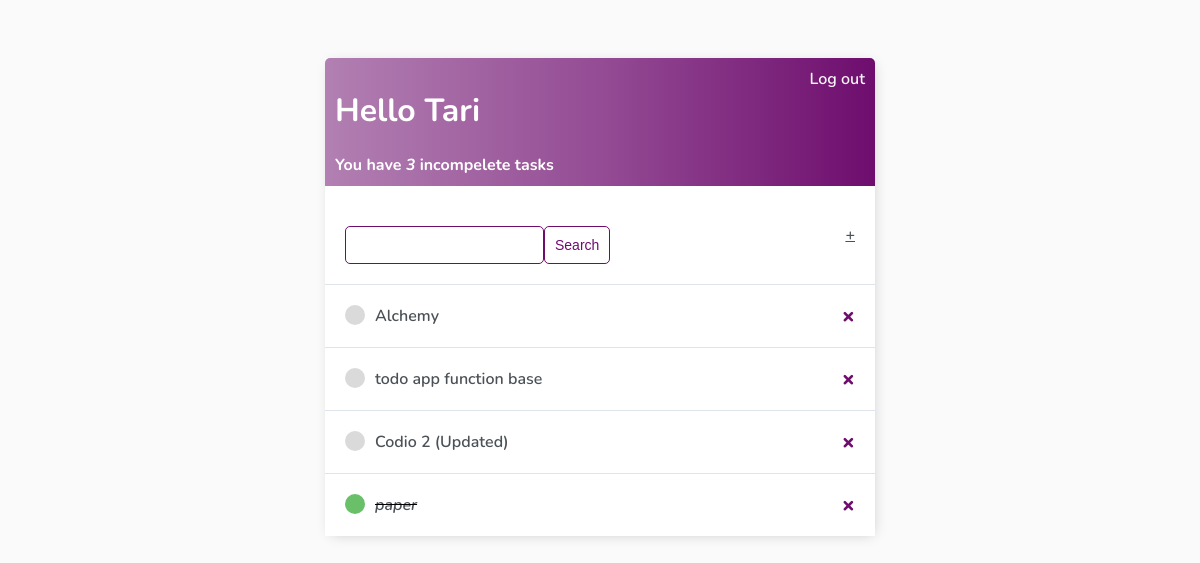
Page / (signed in) on the earlier database version.
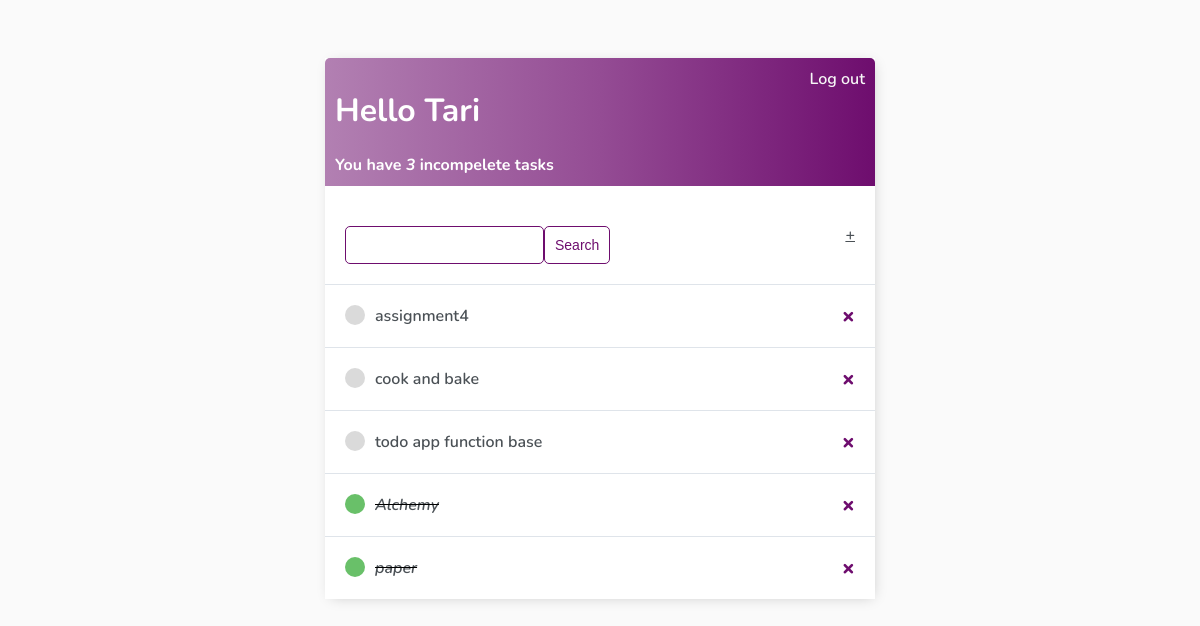
Same page on the later database version.
### base/models.py (models this page shows, shortened)
class Task(models.Model):
    user = models.ForeignKey(User, on_delete=models.CASCADE, null=True, blank=True, related_name='user')
    title = models.CharField(max_length=200)
    description = models.TextField(null=True, blank=True)
    complete = models.BooleanField(default=False)
    created = models.DateTimeField(auto_now_add=True)
    class Meta:
        ordering = ['complete', '-created']

### base/views.py (the view)
# urls.py: path('', views.TaskList.as_view(), name='tasks'),
class TaskList(LoginRequiredMixin, ListView):
    model = models.Task
    context_object_name = 'tasks'
    template_name = 'base/tasks.html'
    def get_context_data(self, **kwargs):
        context = super().get_context_data(**kwargs)
        context['tasks'] =  context['tasks'].filter(user = self.request.user)
        context['count'] =  context['tasks'].filter(complete = False).count()
        search_input = self.request.GET.get('q') or ''
        if search_input:
            context['tasks'] = context['tasks'].filter(title__icontains = search_input)
        context['q'] = search_input
        return context

### base/templates/base/tasks.html
{% extends 'base/main.html' %}
{% block content %}
<div class="header-bar">
    <div>
        <h1>Hello {{request.user|title}}</h1>
        <h4 style="margin: 0;">You have <i>{{count}}</i> incompelete task{{count|pluralize:'s'}}</h4>
    </div>
    {% if request.user.is_authenticated %}
    <a href="{% url 'logout' %}">Log out</a>
    {% else %}
    <a href="{% url 'login' %}">Login</a>
    {% endif %}
</div>
<div id="search-add-wrapper">
    <form action="" method="GET" style="margin-top: 20px; display:flex;">
        <input type="text" name="q" value="{{q}}">
        <input class="button" type="submit" value="Search">
    </form>
    <a id="add-link" href="{% url 'task-create' %}">&#x2b</a>
</div>
<div class="task-item-wrapper">
    {% for task in tasks %}
    <div class="task-wrapper">
        {% if task.complete %}
        <div class="task-title">
            <div class="task-complete-icon"></div>
            <i><s><a href="{% url 'task-update' task.id %}">{{task.title}}</a></s></i>
        </div>
        <a class="delete-link" href="{% url 'task-delete' task.id %}">&#215;</a>
        {% else %}
        <div class="task-title">
            <div class="task-incomplete-icon"></div>
            <a href="{% url 'task-update' task.id %}">{{task.title}}</a>
        </div>
        <a class="delete-link" href="{% url 'task-delete' task.id %}">&#215;</a>
        {% endif %}
    </div>
    {% empty %}
    <p>No items in list.</p>
    {% endfor %}
</div>
{% endblock content %}

Differences in the rows shown:
removed Task: title "Codio 2 (Updated)"
added Task: title "assignment4"
added Task: title "cook and bake"
shown differently, row unchanged: Task "todo app function base": moves up the list
changed Task "Alchemy": complete False → True (drawn)
